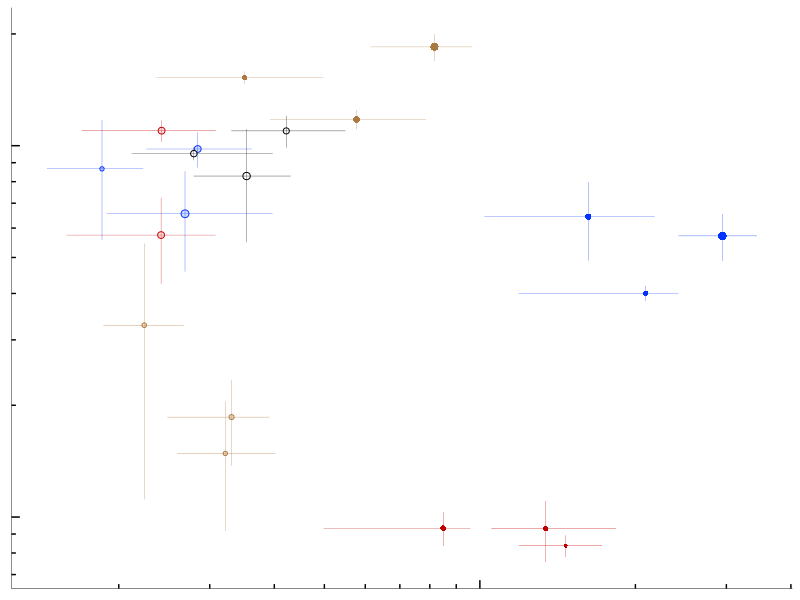
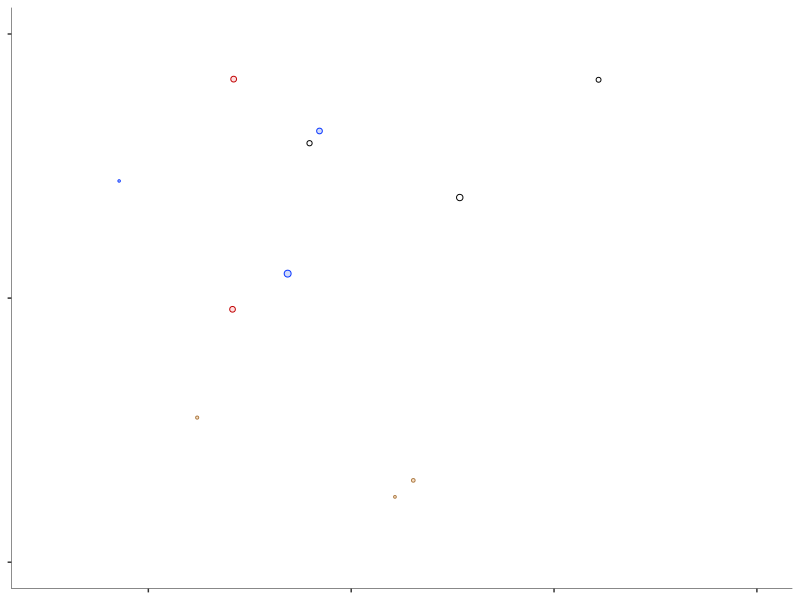

Write R code to recreate these figures, in order.
## Combines count and Cnet data in one plot (day 14)
library("dplyr")
library(ggplot2)
library(scales)

summarize_cnet <- function(cnet, cnet_info){
  # summarize cnet
  cnet$microplate <- NA
  cnet$ring <- NA
  cnet$treatment <- NA
  cnet$strain <- NA
  for (s in unique(cnet_info$sample_name)){
    m <- cnet_info$microplate[cnet_info$sample_name==s]
    r <- cnet_info$ring[cnet_info$sample_name==s]
    t <- cnet_info$treatment[cnet_info$sample_name==s]
    st <- cnet_info$strain[cnet_info$sample_name==s]
    
    cnet$microplate[cnet$sample_name==s] <- m
    cnet$ring[cnet$sample_name==s] <- r
    cnet$treatment[cnet$sample_name==s] <- t
    cnet$strain[cnet$sample_name==s] <- st
  }
  
  cnet_summ <- cnet %>%
    group_by(treatment, microplate, ring) %>%
    summarize(cnet_q25 = quantile(Cnet, probs = 0.25),
              cnet_q50 = quantile(Cnet, probs = 0.5),
              cnet_q75 = quantile(Cnet, probs = 0.75),
              cnet_n = n()
              # cnet_mean = mean(Cnet),
              # cnet_sd = sd(Cnet),
              # replaced because we look for total incorp rate
    )
  return(list('df' = cnet, 'df_summ' = cnet_summ))
}


merge_count_cnet <- function(count_bact_stat, cnet_stat){
  count_bact_stat$Ring[count_bact_stat$Ring==1] <- 'inner'
  count_bact_stat$Ring[count_bact_stat$Ring==2] <- 'outer'
  df <- cnet_stat
  colnames(df) <- c("treatment", "microplate", "ring", "cnet_q25", "cnet_q50", 
                    "cnet_q75", "n_cnet")
  df$count_mean <- NA
  df$count_sd <- NA
  
  for (row in 1:nrow(df)){
    t <- df$treatment[row]
    r <- df$ring[row]
    m <- df$microplate[row]
    df[row, 'count_mean'] <- 
      count_bact_stat$mean[count_bact_stat$Treatment==t 
                           & count_bact_stat$Ring==r
                           & count_bact_stat$Microplate==m]
    df[row, 'count_sd'] <- 
      count_bact_stat$sd[count_bact_stat$Treatment==t 
                         & count_bact_stat$Ring==r
                         & count_bact_stat$Microplate==m]
  }
  
  df <- df[(df$treatment!='none' | df$ring!='inner'),]
  
  return(df)
}

# import and clean data
count_bact <- read.csv("data/flow2_day14_bact.csv")
count_pt <- read.csv("data/flow2_day14_pt.csv")
cnet <- read.csv("data/SIP_cnet.csv")
cnet <- cnet[cnet$Cnet>0,]
cnet_info <- read.csv("data/SIP_sample_info.csv")

# summarize cnet
cnet_stat <- summarize_cnet(cnet, cnet_info)$df_summ

# get statistics from count data
count_bact_stat <- count_bact %>%
  group_by(Treatment, Microplate, Ring) %>%
  summarize(mean = mean(Abundance), 
            sd = sd(Abundance))

# merge count and cnet in to df
merged_stat <- merge_count_cnet(count_bact_stat, cnet_stat)


# plot
setEPS()
# postscript("figures/fig5a_lagend.eps", width = 6, height = 6)
postscript("figures/fig5a.eps", width = 1.6, height = 1.6)

ggplot(merged_stat, aes(x=cnet_q50, y=count_mean, colour=treatment)) + 
  geom_point(aes(size=n_cnet, fill=treatment, shape=ring), stroke=0.5) + 
  geom_errorbar(aes(ymax = count_mean+count_sd, ymin = count_mean-count_sd), width=0, linewidth=0.1) + 
  geom_errorbarh(aes(xmax = cnet_q75, xmin = cnet_q25), height=0, linewidth=0.1) + 
  # scale_x_log10(breaks = trans_breaks("log10", function(x) 10^x),
  #               labels = trans_format("log10", math_format(10^.x))) +
  scale_x_continuous(trans='log10', breaks=c(0.1)) +
  scale_y_continuous(trans='log10', breaks=c(10^6, 10^7)) +
  annotation_logticks(short = unit(0.1, "cm"),
                      mid = unit(0.1, "cm"),
                      long = unit(0.2, "cm"),
                      size = 0.1) +
  scale_size(range = c(1, 2.5)) +
  scale_color_manual(values=c("#C00000", "#0432FF", "#AB7942", "#000000")) +
  scale_fill_manual(values=c("#FFDFE1", "#D2DCFB", "#F8DFC4", "#ffffff")) +
    # Alcani, Devosi, Marino, none
  scale_shape_manual(values = c(16,21)) +  # Inner, outer
  theme(strip.background = element_rect(fill=NA),
        panel.background = element_rect(fill = "transparent", color = NA),
        panel.grid.major = element_blank(),
        # panel.grid.minor = element_line(colour = "grey80", linewidth=0.2),
        plot.background = element_rect(fill = "transparent", color = NA),
        panel.border = element_blank(),
        legend.position = "none",
        axis.title.x = element_blank(),
        axis.title.y = element_blank(),
        axis.text.x = element_blank(),
        axis.text.y = element_blank(),
        axis.line = element_line(size = 0.15),
        axis.ticks = element_blank()
        )

dev.off()


# plot for each ring
merged_stat_outer <- merged_stat[merged_stat$ring=='outer',]

setEPS()
postscript("figures/fig5a_inset.eps", width = 1.6, height = 0.5)

ggplot(merged_stat_outer, aes(x=cnet_q50, y=count_mean, shape=ring, colour=treatment)) + 
  geom_point(aes(size=n_cnet, fill=treatment, shape=ring), stroke=0.5) + 
  # geom_errorbar(aes(ymax = count_mean+count_sd, ymin = count_mean-count_sd), width=0, linewidth=0.1) + 
  # geom_errorbarh(aes(xmax = cnet_q75, xmin = cnet_q25), height=0, linewidth=0.1) + 
  scale_y_continuous(limits = c(0, 12e6), breaks=seq(0, 12e6, 6e6)) +
  scale_x_continuous(limits = c(0.015, 0.05), breaks=seq(0.02, 0.05, 0.01)) +
  scale_size(range = c(0.5, 2)) +
  scale_color_manual(values=c("#C00000", "#0432FF", "#AB7942", "#000000")) +
  scale_fill_manual(values=c("#FFDFE1", "#D2DCFB", "#F8DFC4", "#ffffff")) +
  # scale_fill_manual(values=c("#FFDFE1", "#D2DCFB", "#F8DFC4", "#D1D3D4")) +
    # Alcani, Devosi, Marino, none
  scale_shape_manual(values = c(21)) +  # Inner, outer
  theme(strip.background = element_rect(fill=NA),
        panel.background = element_rect(fill = "transparent", color = NA),
        panel.grid.major = element_blank(),
        # panel.grid.minor = element_line(colour = "grey80", linewidth=0.2),
        plot.background = element_rect(fill = "transparent", color = NA),
        panel.border = element_blank(),
        legend.position = "None",
        axis.title.x = element_blank(),
        axis.title.y = element_blank(),
        axis.text.x = element_blank(),
        axis.text.y = element_blank(),
        axis.line = element_line(size = 0.15)
        # axis.ticks = element_line(size = 0.15)
  )

dev.off()